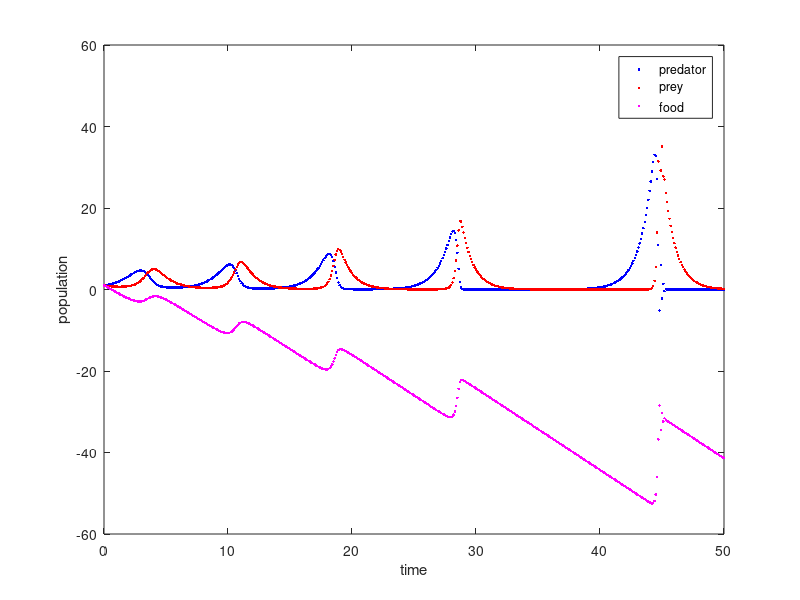

Here is the MATLAB script that generated this plot:
clear all


%const
a1 = 1.0; %alpha 1
a2 = 1.0; %alpha 2
b1 = 0.5; %beta 1
b2 = 0.5; %beta 2
h = 0.1; %step size
t = 0:h:50; %time
n = length(t);
x1 = zeros(1, n); %prey
x2 = zeros(1, n); %predator
x3 = zeros(1, n); %food
x_w_st1 = zeros(1,n); %x with star
T1 = 1;
T2 = 1;
x1(1) = 1;
x2(1) = 1;
x3(1) = 1;
x_w_st1(1) = 1;


%euler's method
for i = 1:length(t) - h
    f1 = a1 * x1(i) - b1 * x1(i) * x2(i);
    f2 = -a2 * x2(i) + b2 * x1(i) * x2(i);
    f3 = 0;
    phi = -((x1(i) - x_w_st1(i)) / (T2 * x1(i))) + b1 * x2(i); %phi(x1, x2)
    dphi = - ((x_w_st1(i)) / (T2 * x1(i)^2)) * f1 + b1 * f2; % dphi(x1,x2)/dt
    psi = a1 - phi; %psi^(I)
    U(i) = -(psi/T1) + dphi; 
    x1(i+1) = x1(i) + h*f1;
    x2(i+1) = x2(i) + h*f2;
    x3(i+1) = x3(i) + h*(f3 + U(i));
end


%plot
plot(t,x1,'b.', t,x2, 'r.', t,x3, 'm.'); hold on
hold off
legend('predator', 'prey', 'food')
xlabel('time');
ylabel('population');


